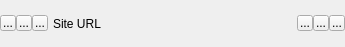
<?xml version="1.0" encoding="UTF-8"?>
<ui version="4.0">
 <class>EWASiteWidgetTitleWidgetUi</class>
 <widget class="QWidget" name="EWASiteWidgetTitleWidgetUi">
  <property name="geometry">
   <rect>
    <x>0</x>
    <y>0</y>
    <width>345</width>
    <height>47</height>
   </rect>
  </property>
  <layout class="QHBoxLayout" name="horizontalLayout_3">
   <property name="spacing">
    <number>0</number>
   </property>
   <property name="margin">
    <number>0</number>
   </property>
   <item>
    <widget class="QWidget" name="pTitleWidget" native="true">
     <property name="cursor">
      <cursorShape>ArrowCursor</cursorShape>
     </property>
     <property name="mouseTracking">
      <bool>true</bool>
     </property>
     <property name="toolTip">
      <string/>
     </property>
     <layout class="QHBoxLayout" name="horizontalLayout_2" stretch="0,0,0,0">
      <property name="spacing">
       <number>5</number>
      </property>
      <property name="margin">
       <number>0</number>
      </property>
      <item>
       <layout class="QHBoxLayout" name="horizontalLayout_4">
        <property name="spacing">
         <number>0</number>
        </property>
        <item>
         <widget class="QToolButton" name="backButton">
          <property name="maximumSize">
           <size>
            <width>16</width>
            <height>16</height>
           </size>
          </property>
          <property name="mouseTracking">
           <bool>true</bool>
          </property>
          <property name="focusPolicy">
           <enum>Qt::NoFocus</enum>
          </property>
          <property name="toolTip">
           <string>Go back one page</string>
          </property>
          <property name="text">
           <string>...</string>
          </property>
          <property name="icon">
           <iconset resource="ewa.qrc">
            <normaloff>:/images/skip_backward.png</normaloff>:/images/skip_backward.png</iconset>
          </property>
         </widget>
        </item>
        <item>
         <widget class="QToolButton" name="refreshButton">
          <property name="maximumSize">
           <size>
            <width>16</width>
            <height>16</height>
           </size>
          </property>
          <property name="mouseTracking">
           <bool>true</bool>
          </property>
          <property name="focusPolicy">
           <enum>Qt::NoFocus</enum>
          </property>
          <property name="toolTip">
           <string>Refresh</string>
          </property>
          <property name="text">
           <string>...</string>
          </property>
          <property name="icon">
           <iconset resource="ewa.qrc">
            <normaloff>:/images/refresh.png</normaloff>:/images/refresh.png</iconset>
          </property>
         </widget>
        </item>
        <item>
         <widget class="QToolButton" name="forwardButton">
          <property name="maximumSize">
           <size>
            <width>16</width>
            <height>16</height>
           </size>
          </property>
          <property name="toolTip">
           <string>Go forward one page</string>
          </property>
          <property name="text">
           <string>...</string>
          </property>
          <property name="icon">
           <iconset resource="ewa.qrc">
            <normaloff>:/images/skip_forward.png</normaloff>:/images/skip_forward.png</iconset>
          </property>
         </widget>
        </item>
       </layout>
      </item>
      <item>
       <widget class="EWASiteWidgetLabel" name="label">
        <property name="mouseTracking">
         <bool>true</bool>
        </property>
        <property name="contextMenuPolicy">
         <enum>Qt::NoContextMenu</enum>
        </property>
        <property name="text">
         <string notr="true">Site URL</string>
        </property>
        <property name="textInteractionFlags">
         <set>Qt::NoTextInteraction</set>
        </property>
       </widget>
      </item>
      <item>
       <spacer name="horizontalSpacer">
        <property name="orientation">
         <enum>Qt::Horizontal</enum>
        </property>
        <property name="sizeHint" stdset="0">
         <size>
          <width>324</width>
          <height>20</height>
         </size>
        </property>
       </spacer>
      </item>
      <item>
       <layout class="QHBoxLayout" name="horizontalLayout">
        <property name="spacing">
         <number>0</number>
        </property>
        <item>
         <widget class="QToolButton" name="viewModeButton">
          <property name="maximumSize">
           <size>
            <width>16</width>
            <height>16</height>
           </size>
          </property>
          <property name="focusPolicy">
           <enum>Qt::NoFocus</enum>
          </property>
          <property name="toolTip">
           <string>Maximized/normal</string>
          </property>
          <property name="text">
           <string>...</string>
          </property>
          <property name="icon">
           <iconset resource="ewa.qrc">
            <normaloff>:/images/big.png</normaloff>:/images/big.png</iconset>
          </property>
          <property name="checkable">
           <bool>true</bool>
          </property>
         </widget>
        </item>
        <item>
         <widget class="QToolButton" name="stickButton">
          <property name="enabled">
           <bool>true</bool>
          </property>
          <property name="maximumSize">
           <size>
            <width>16</width>
            <height>16</height>
           </size>
          </property>
          <property name="mouseTracking">
           <bool>true</bool>
          </property>
          <property name="focusPolicy">
           <enum>Qt::NoFocus</enum>
          </property>
          <property name="toolTip">
           <string>Stick/unstick</string>
          </property>
          <property name="text">
           <string>...</string>
          </property>
          <property name="icon">
           <iconset resource="ewa.qrc">
            <normaloff>:/images/stick.png</normaloff>
            <selectedoff>:/images/stick.png</selectedoff>:/images/stick.png</iconset>
          </property>
         </widget>
        </item>
        <item>
         <widget class="QToolButton" name="closeButton">
          <property name="maximumSize">
           <size>
            <width>16</width>
            <height>16</height>
           </size>
          </property>
          <property name="mouseTracking">
           <bool>true</bool>
          </property>
          <property name="focusPolicy">
           <enum>Qt::NoFocus</enum>
          </property>
          <property name="toolTip">
           <string>Close</string>
          </property>
          <property name="text">
           <string>...</string>
          </property>
          <property name="icon">
           <iconset resource="ewa.qrc">
            <normaloff>:/images/close.png</normaloff>:/images/close.png</iconset>
          </property>
          <property name="iconSize">
           <size>
            <width>16</width>
            <height>16</height>
           </size>
          </property>
         </widget>
        </item>
       </layout>
      </item>
     </layout>
    </widget>
   </item>
  </layout>
 </widget>
 <customwidgets>
  <customwidget>
   <class>EWASiteWidgetLabel</class>
   <extends>QLabel</extends>
   <header location="global">ewa_sitewidgetlabel.h</header>
  </customwidget>
 </customwidgets>
 <resources>
  <include location="ewa.qrc"/>
 </resources>
 <connections/>
</ui>
